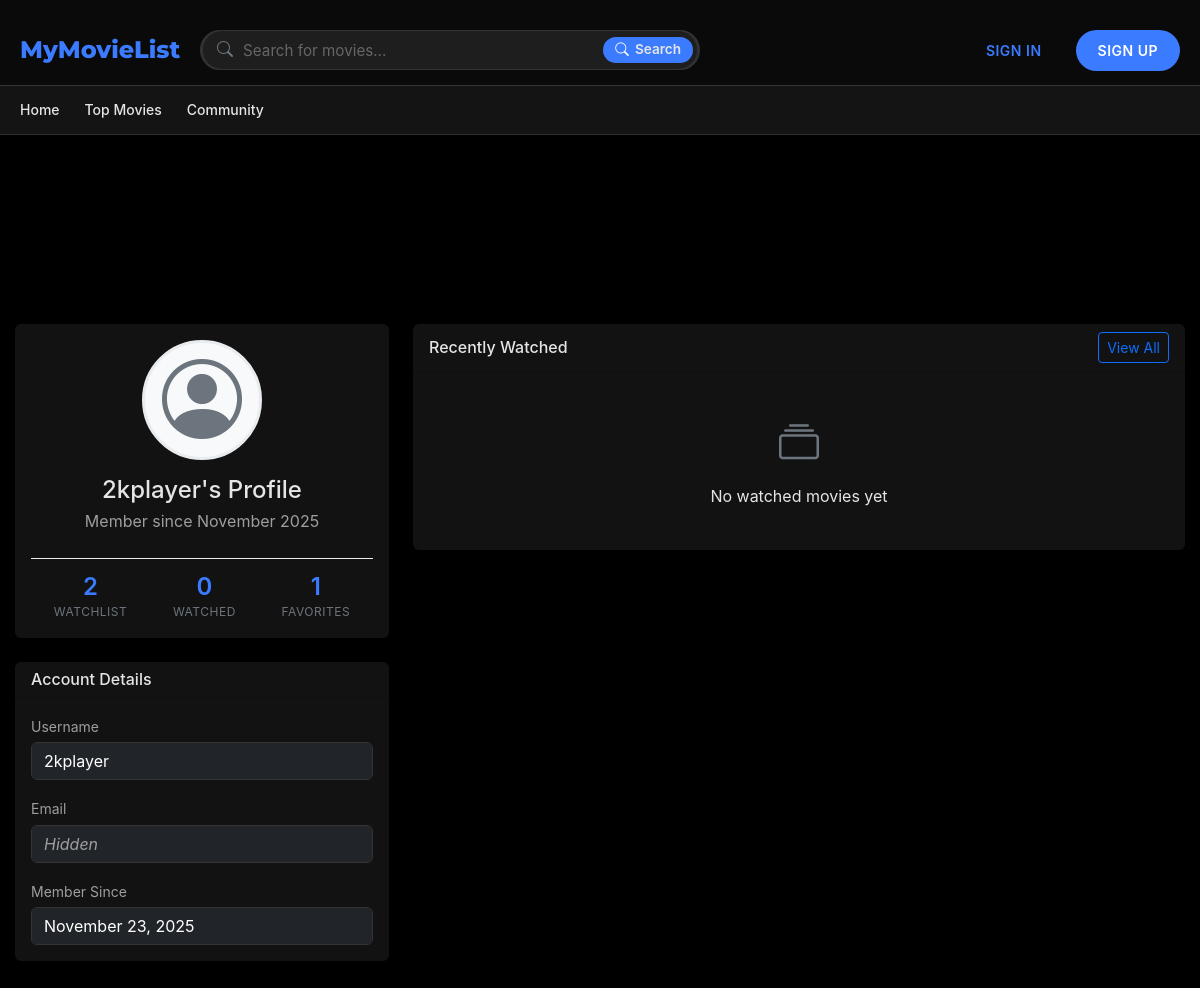
The app's page /profile/1 with its own data.
### board/models.py (models this page shows, shortened)
class User(UserMixin, db.Model):
    __tablename__ = 'users'
    id = db.Column(db.Integer, primary_key=True)
    username = db.Column(db.String(64), unique=True, nullable=False)
    email = db.Column(db.String(120), unique=True, nullable=False)
    password_hash = db.Column(db.String(128))
    created_at = db.Column(db.DateTime, default=datetime.utcnow)
    last_login = db.Column(db.DateTime)
    is_active = db.Column(db.Boolean, default=True)
    watchlist = db.relationship(
        'Movie',
        secondary=watchlist,
        lazy='dynamic',
        backref=db.backref('watchers', lazy='dynamic')
    )
    favorite_movies = db.relationship(
        'Movie',
        secondary=favorites,
        lazy='dynamic',
        backref=db.backref('favorited_by', lazy='dynamic')
    )
    watched_movies = db.relationship(
        'Movie',
        secondary=watched,
        lazy='dynamic',
        backref=db.backref('watched_by', lazy='dynamic')
    )

### board/pages.py (the view)
@bp.route('/profile')
@bp.route('/profile/<int:user_id>')
def profile(user_id=None):
    if user_id is None:
        if current_user.is_authenticated:
            return redirect(url_for('pages.profile', user_id=current_user.id))
        else:
            return redirect(url_for('pages.signin', next=request.url))
    user = User.query.get_or_404(user_id)
    is_own_profile = current_user.is_authenticated and (current_user.id == user_id)
    stats = {
        'watchlist_count': user.watchlist.count(),
        'watched_count': user.watched_movies.count(),
        'favorites_count': user.favorite_movies.count()
    }
    recent_movies = user.watched_movies.order_by(Movie.created_at.desc()).limit(6).all()
    watched_movies = user.watched_movies.order_by(Movie.title).all()
    return render_template(
        'profile.html',
        user=user,
        stats=stats,
        recent_movies=recent_movies,
        watched_movies=watched_movies,
        is_own_profile=is_own_profile
    )

### board/templates/profile.html (shortened to what this page needs)
{% extends "base.html" %}
{% block content %}
<div class="container py-5">
    <div class="row">
        <div class="col-md-4">
            <div class="card mb-4">
                <div class="card-body text-center">
                    <div class="avatar-container mb-3">
                        <div class="avatar-placeholder">
                            <i class="bi bi-person-circle" style="font-size: 5rem; color: #6c757d;"></i>
                        </div>
                    </div>
                    <h4 class="mb-1">{{ user.username }}{% if not is_own_profile %}'s Profile{% endif %}</h4>
                    <p class="text-muted mb-3">Member since {{ user.created_at.strftime('%B %Y') }}</p>
                    <div class="stats-container">
                        <div class="stat-item">
                            <div class="stat-value">{{ stats.watchlist_count|default(0) }}</div>
                            <div class="stat-label">Watchlist</div>
                        </div>
                        <div class="stat-item">
                            <div class="stat-value">{{ stats.watched_count|default(0) }}</div>
                            <div class="stat-label">Watched</div>
                        </div>
                        <div class="stat-item">
                            <div class="stat-value">{{ stats.favorites_count|default(0) }}</div>
                            <div class="stat-label">Favorites</div>
                        </div>
                    </div>
                </div>
            </div>
            <div class="card mb-4">
                <div class="card-header">
                    <h6 class="mb-0">Account Details</h6>
                </div>
                <div class="card-body">
                    <div class="mb-3">
                        <label class="form-label small text-muted mb-1">Username</label>
                        <div class="form-control bg-dark text-white">{{ user.username }}</div>
                    </div>
                    <div class="mb-3">
                        <label class="form-label small text-muted mb-1">Email</label>
                        <div class="form-control bg-dark text-white">{% if is_own_profile %}{{ user.email }}{% else %}<em class="text-muted">Hidden</em>{% endif %}</div>
                    </div>
                    <div class="mb-0">
                        <label class="form-label small text-muted mb-1">Member Since</label>
                        <div class="form-control bg-dark text-white">{{ user.created_at.strftime('%B %d, %Y') }}</div>
                    </div>
                </div>
            </div>
        </div>
        <div class="col-md-8">
            <div class="card mb-4">
                <div class="card-header d-flex justify-content-between align-items-center">
                    <h6 class="mb-0">Recently Watched</h6>
                    <button onclick="toggleWatchedMovies()" class="btn btn-sm btn-outline-primary" id="view-all-btn">View All</button>
                </div>
                <div class="card-body">
                    {% if recent_movies %}
                        <div class="row row-cols-2 row-cols-md-3 g-3">
                            {% for movie in recent_movies %}
                                <div class="col">
                                    <div class="card h-100 border-0 shadow-sm">
                                        <a href="{{ url_for('pages.movie_detail', movie_id=movie.id) }}" class="text-decoration-none text-dark">
                                            {% if movie.poster_url %}
                                                <img src="{{ movie.poster_url }}" class="card-img-top" alt="{{ movie.title }}">
                                            {% else %}
                                                <div class="bg-light d-flex align-items-center justify-content-center" style="height: 200px;">
                                                    <i class="bi bi-film" style="font-size: 3rem; color: #6c757d;"></i>
                                                </div>
                                            {% endif %}
                                            <div class="card-body p-2">
                                                <h6 class="card-title mb-1 text-truncate">{{ movie.title }}</h6>
                                                <p class="card-text small text-muted mb-1">{{ movie.release_year }}</p>
                                                <div class="d-flex gap-1">
                                                    <span class="badge bg-success">Watched</span>
                                                </div>
                                            </div>
                                        </a>
                                    </div>
                                </div>
                            {% endfor %}
                        </div>
                    {% else %}
                        <div class="text-center py-4">
                            <i class="bi bi-collection" style="font-size: 2.5rem; color: #6c757d;"></i>
                            <p class="mt-2 mb-0">No watched movies yet</p>
                        </div>
                    {% endif %}
                </div>
            </div>
        </div>
    </div>
</div>
{% endblock %}

### board/static/styles.css (style rules this page uses)
:root { --primary-color: #0f0f0f; --secondary-color: #4a4a4a; --accent-color: #3a7bff; --accent-hover: #5c91ff; --accent-transparent: #0940e55b; --background-color: #0a0a0a; --card-bg: #121212; --card-hover: #1e1e1e; --text-color: #ffffff; --text-light: #b3b3b3; --text-muted: #6d6d6d; --border-color: #2a2a2a; --gradient-start: rgba(10, 10, 10, 0.9); --gradient-end: rgba(10, 10, 10, 0.7); --rank-color: #f5c518; }
* { box-sizing: border-box; margin: 0; padding: 0; }
body { font-family: 'Inter', -apple-system, BlinkMacSystemFont, 'Segoe UI', Roboto, Oxygen, Ubuntu, Cantarell, 'Open Sans', 'Helvetica Neue', sans-serif; margin: 0; padding: 0; background-color: #000000; color: #e5e5e5; line-height: 1.6; overflow-x: hidden; min-height: 100vh; padding-top: 120px; }
h1, h2, h3, h4, h5, h6, p, span, div, a { color: #e5e5e5; }
.card { background-color: #121212; border: 1px solid #333; color: #e5e5e5; }
.text-muted { color: #9e9e9e !important; }
.form-control, .form-select { background-color: #1e1e1e; border: 1px solid #333; color: #ffffff; }
.container { max-width: 1200px; margin: 0 auto; padding: 0 15px; }
.stat-value { font-size: 18px; font-weight: 700; color: #fff; }
.stat-label { font-size: 12px; color: #888; text-transform: uppercase; letter-spacing: 0.5px; margin-top: 3px; }

### board/templates/profile.html (style rules this page uses)
.avatar-container { position: relative; width: 120px; height: 120px; margin: 0 auto; }
.avatar-placeholder { width: 100%; height: 100%; border-radius: 50%; background-color: #f8f9fa; display: flex; align-items: center; justify-content: center; border: 3px solid #e9ecef; }
.stats-container { display: flex; justify-content: space-around; margin-top: 1.5rem; padding-top: 1rem; border-top: 1px solid #e9ecef; }
.stat-item { text-align: center; }
.stat-value { font-size: 1.5rem; font-weight: 600; line-height: 1; color: var(--accent-color); }
.stat-label { font-size: 0.75rem; color: #6c757d; text-transform: uppercase; letter-spacing: 0.5px; }
.card { border: none; box-shadow: 0 0.125rem 0.25rem rgba(0, 0, 0, 0.075); transition: transform 0.2s ease, box-shadow 0.2s ease; }
.btn-outline-primary { --bs-btn-hover-bg: var(--accent-color); --bs-btn-hover-border-color: var(--accent-color); --bs-btn-active-bg: var(--accent-color); --bs-btn-active-border-color: var(--accent-color); }

### records on screen
User: username "2kplayer", created_at "November 2025", created_at "November 23, 2025"

### other values on screen
{{ stats.watchlist_count|default(0) }} "2"
{{ stats.watched_count|default(0) }} "0"
{{ stats.favorites_count|default(0) }} "1"
